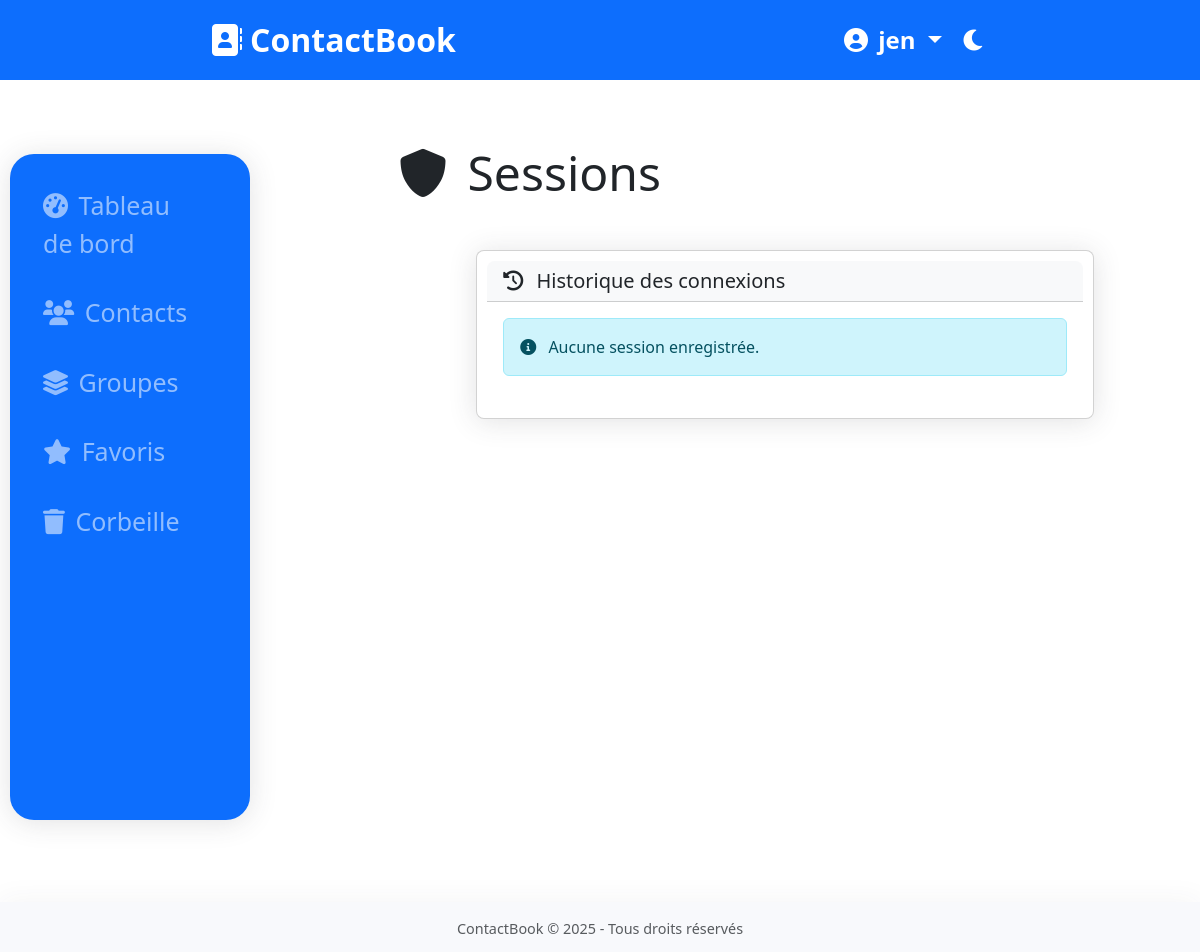
Page /users/sessions/ (signed in) on the earlier database version.
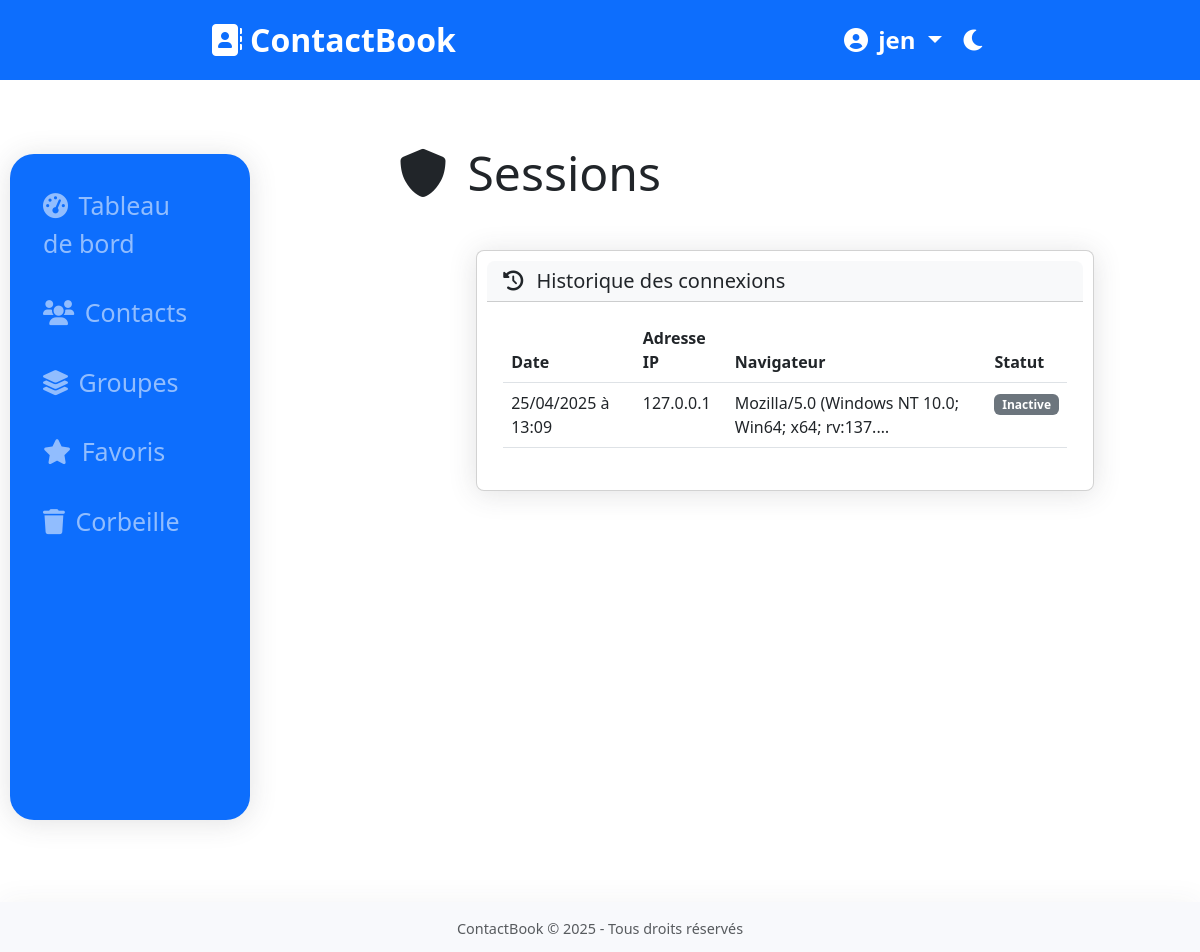
Same page on the later database version.
### users/models.py (models this page shows, shortened)
class UserSession(models.Model):
    user = models.ForeignKey(CustomUser, on_delete=models.CASCADE, related_name='sessions')
    session_key = models.CharField(max_length=40)
    ip_address = models.GenericIPAddressField(null=True, blank=True)
    user_agent = models.TextField(blank=True)
    last_activity = models.DateTimeField(auto_now=True)

### users/views.py (the view)
# urls.py: path('sessions/', views.user_sessions, name='user_sessions'),
@login_required
def user_sessions(request):
    sessions = UserSession.objects.filter(user=request.user).order_by('-last_activity')
    return render(request, 'users/sessions.html', {'sessions': sessions})

### users/templates/users/sessions.html (shortened to what this page needs)
{% extends 'base.html' %}
{% block content %}
<div class="row mb-4">
    <div class="col-md-8">
        <h1 class="display-5 mb-4">
            <i class="fas fa-shield-alt me-2"></i> Sessions
        </h1>
    </div>
</div>
<div class="card">
    <div class="card-header bg-light">
        <h5 class="card-title mb-0">
            <i class="fas fa-history me-2"></i> Historique des connexions
        </h5>
    </div>
    <div class="card-body">
        {% if sessions %}
            <div class="table-responsive">
                <table class="table table-hover">
                    <thead>
                        <tr>
                            <th>Date</th>
                            <th>Adresse IP</th>
                            <th>Navigateur</th>
                            <th>Statut</th>
                        </tr>
                    </thead>
                    <tbody>
                        {% for session in sessions %}
                            <tr>
                                <td>{{ session.last_activity|date:"d/m/Y à H:i" }}</td>
                                <td>{{ session.ip_address|default:"Inconnue" }}</td>
                                <td>{{ session.user_agent|truncatechars:50 }}</td>
                                <td>
                                    {% if session.session_key == request.session.session_key %}
                                        <span class="badge bg-success">Session actuelle</span>
                                    {% else %}
                                        <span class="badge bg-secondary">Inactive</span>
                                    {% endif %}
                                </td>
                            </tr>
                        {% endfor %}
                    </tbody>
                </table>
            </div>
        {% else %}
            <div class="alert alert-info">
                <i class="fas fa-info-circle me-2"></i> Aucune session enregistrée.
            </div>
        {% endif %}
    </div>
</div>
{% endblock %}

Differences in the rows shown:
added UserSession: last_activity "25/04/2025 à 13:09", ip_address "127.0.0.1", user_agent "Mozilla/5.0 (Windows NT 10.0; Win64; x64; rv:137.…", shows "Inactive"
Other differences:
text no longer shown: "Aucune session enregistrée."
text now shown: "Date Adresse IP Navigateur Statut"
